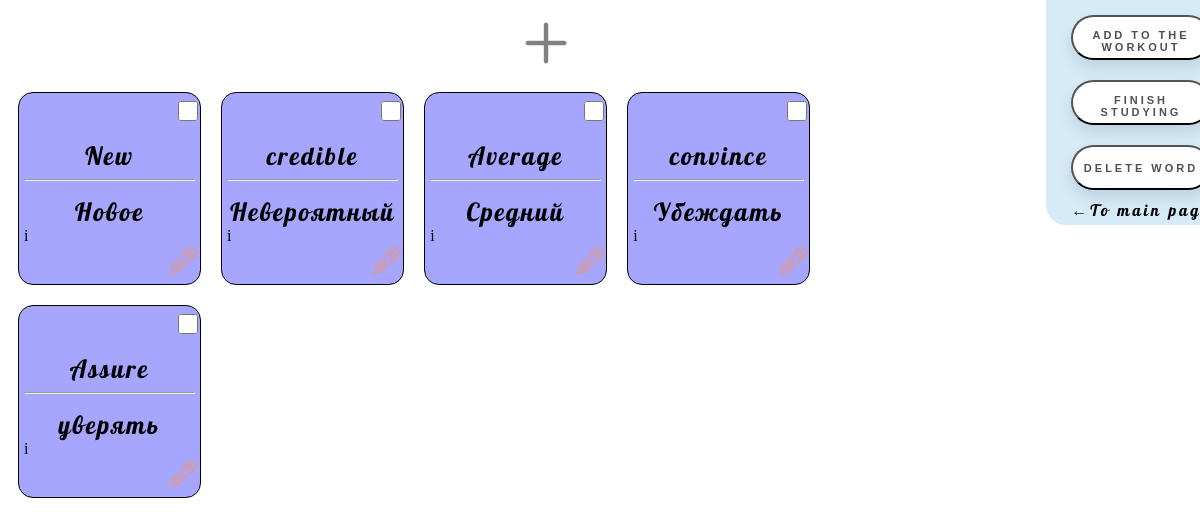
The page /base/listbase/ (signed in) on the database as committed earlier.
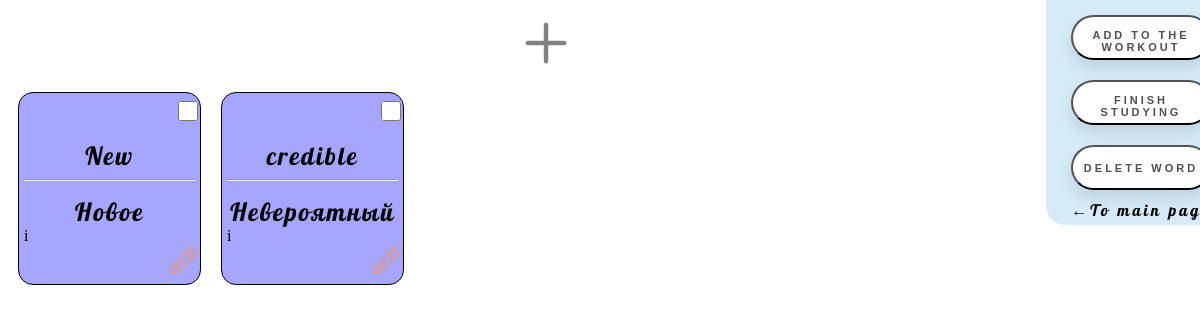
The same page on the database as committed later.
### WordBase/models.py (models this page shows, shortened)
class Translation(models.Model):
    russian_word = models.CharField(_('Russian Word'), max_length=100)
    english_word = models.CharField(_('English Word'), max_length=100)
    statys = models.ForeignKey(Statys, default=1, on_delete=models.CASCADE)
    progress = models.IntegerField(default=0)
    user = models.ForeignKey(User, on_delete=models.CASCADE)
    class Meta:
        verbose_name = _('Translation')
        verbose_name_plural = _('Translations')

### WordBase/views.py (the view)
# urls.py: path('listbase/', ListBaseView.as_view(), name='list_base'),
class ListBaseView(ListView):
    template_name = 'WordBase/base_word_list.html'
    model = Translation
    context_object_name = 'translate'
    def get_queryset(self):
        translate = Translation.objects.filter(user=self.request.user).order_by('statys__id')
        return translate

### WordBase/templates/WordBase/base_word_list.html (shortened to what this page needs)
{% load static %}
<!DOCTYPE html>
<html lang="en">
<head>
    <link rel="stylesheet" href="{% static 'WordBase/css/word_list.css' %}">
</head>
<body>
<div class="card_aria">
    <div style="width: 100%">
        <a class="img_plus" href="{% url 'create_base' %}">
            <img style="width: 70px; height: 70px;" src="{% static 'WordBase/img/plus.png' %}" alt="">
        </a>
    </div>
    {% if translate %}
        {% for word in translate %}
            {% if word.statys.id == 1 %}
                <div class="card_list_word" style="background-color: rgba(0,0,255,0.35)">
                    <input type="checkbox" class="word-checkbox" data-id="{{ word.id }}">
                    <div class="text_en_card">{{ word.english_word }}</div>
                    <hr>
                    <div class="text_en_card">{{ word.russian_word }}</div>
                    <div>i
                        <a href="{% url 'update_word' pk=word.pk %}">
                            <img class="img_edit" src="{% static 'WordBase/img/correct.png' %}">
                        </a>
                    </div>
                </div>
            {% endif %}
        {% endfor %}
    </div>
    {% else %}
        <h2>Your Dictionary</h2>
    {% endif %}
<div class="menu_card">
    <button id="add-to-trainer-button" class="new_word_but_option" data-button-value="2">
        <p>Add to the workout</p>
    </button>
    <button id="finish-learning-button" class="new_word_but_option" data-button-value="3">
        <p>Finish studying</p>
    </button>
    <button id="delete-selected-words-button" class="new_word_but_option_delete">
        <p>Delete word</p>
    </button>
    <a class="link_return" href="{% url 'main_page' %}">←To main page</a>
</div>
</body>
</html>

Rows that differ between the two databases and show on the page:
removed Translation: english_word "Average", russian_word "Средний"
removed Translation: english_word "convince", russian_word "Убеждать"
removed Translation: english_word "Assure", russian_word "уверять"
